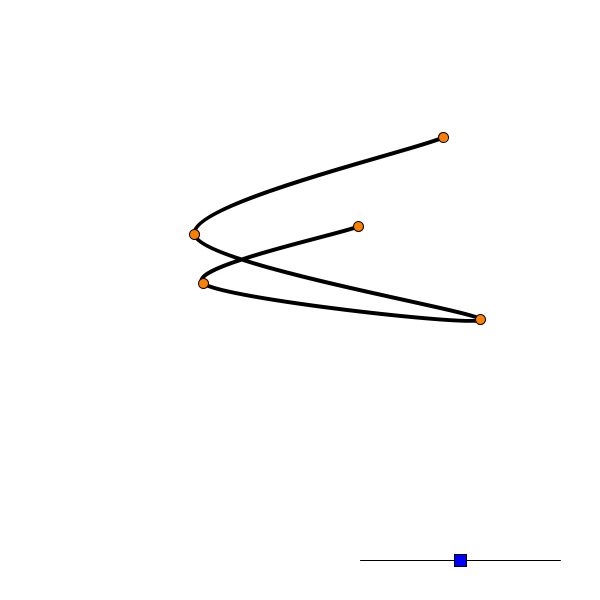
Frame 1 (no input)
Frame 60 (the mouse pressed at the canvas centre just before this capture): identical to frame 1, image omitted
Frame 120 (the mouse held since frame 60 and released just before this capture): identical to frame 1, image omitted

The Processing sketch that drew this single still picture (run headless with seeded random() and noise(); from frame 60 on, the mouse is pressed at the canvas centre):

// Processing sketch: interactive_curveVertex___example_scrollbar
// ── interactive_curveVertex___example_scrollbar.pde
// interactive curveVertex() example
float ax0, ay0, ax1, ay1, ax2, ay2, ax3, ay3, ax4, ay4;
boolean isOnAnchor0, isOnAnchor1, isOnAnchor2, isOnAnchor3, isOnAnchor4;
float radius = 5;
// gui to control curvature
float curvature = 0;
float sliderBarX, sliderBarY, sliderBarW;
float sliderHandleX, sliderHandleY, sliderHandleW = 12;
float sliderMin = -3, sliderMax = 3;
boolean isOnSliderHandle;
void setup() {
size(600, 600);
background(255);
ax0 = random(100, width-100);
ax1 = random(100, width-100);
ax2 = random(100, width-100);
ax3 = random(100, width-100);
ax4 = random(100, width-100);
ay0 = random(100, height-100);
ay1 = random(100, height-100);
ay2 = random(100, height-100);
ay3 = random(100, height-100);
ay4 = random(100, height-100);
// control bar for interactive curvature
sliderBarW = width/3;
sliderBarX = width-sliderBarW-40;
sliderBarY = height-40;
sliderHandleX = sliderBarX + sliderBarW/2;
sliderHandleY = sliderBarY;
} // end setup
void draw() {
background(255);
noFill();
strokeWeight(4);
stroke(0);
curveTightness(curvature);
// draw curve
beginShape();
curveVertex(ax0, ay0); // double initial point
curveVertex(ax0, ay0);
curveVertex(ax1, ay1);
curveVertex(ax2, ay2);
curveVertex(ax3, ay3);
curveVertex(ax4, ay4);
curveVertex(ax4, ay4); // double final point
endShape();
// draw control/anchor points
strokeWeight(1);
fill(255, 127, 0);
ellipse(ax0, ay0, radius*2, radius*2);
ellipse(ax1, ay1, radius*2, radius*2);
ellipse(ax2, ay2, radius*2, radius*2);
ellipse(ax3, ay3, radius*2, radius*2);
ellipse(ax4, ay4, radius*2, radius*2);
// detect if mouse is on control/anchor point
if (dist(mouseX, mouseY, ax0, ay0) < radius) {
isOnAnchor0 = true;
}
else if (dist(mouseX, mouseY, ax1, ay1) < radius) {
isOnAnchor1 = true;
}
else if (dist(mouseX, mouseY, ax2, ay2) < radius) {
isOnAnchor2 = true;
}
else if (dist(mouseX, mouseY, ax3, ay3) < radius) {
isOnAnchor3 = true;
}
else if (dist(mouseX, mouseY, ax4, ay4) < radius) {
isOnAnchor4 = true;
}
// ensure boolean flags set back to false when mouse released
if (!mousePressed) {
isOnAnchor0 = isOnAnchor1 = isOnAnchor2 = isOnAnchor3 = isOnAnchor4 = isOnSliderHandle =
false;
}
// interactively control curvature
setCurvatureControlGUI();
} // end draw
void setCurvatureControlGUI() {
line(sliderBarX, sliderBarY, sliderBarX+sliderBarW, sliderBarY);
fill(0, 0, 255);
rect(sliderHandleX-sliderHandleW/2, sliderHandleY-sliderHandleW/2, sliderHandleW,
sliderHandleW);
if (isOnSliderHandle && mouseX>sliderBarX && mouseX < sliderBarX + sliderBarW) {
  sliderHandleX = mouseX;
}
// detect if mouse is on control/anchor point
if (dist(mouseX, mouseY, sliderHandleX, sliderHandleY) < sliderHandleW/2) {
isOnSliderHandle = true;
}
// ensures slider handle values between sliderMin to sliderMax
curvature = map(sliderHandleX, sliderBarX, sliderBarX+sliderBarW, sliderMin, sliderMax);
} // end setCurvatureControlGUI
void mouseDragged() {
// move points
if (isOnAnchor0) {
ax0 = mouseX;
ay0 = mouseY;
}
else if (isOnAnchor1) {
ax1 = mouseX;
ay1 = mouseY;
}
else if (isOnAnchor2) {
ax2 = mouseX;
ay2 = mouseY;
}
else if (isOnAnchor3) {
ax3 = mouseX;
ay3 = mouseY;
}
else if (isOnAnchor4) {
ax4 = mouseX;
ay4 = mouseY;
}
} // end mouseDragged
